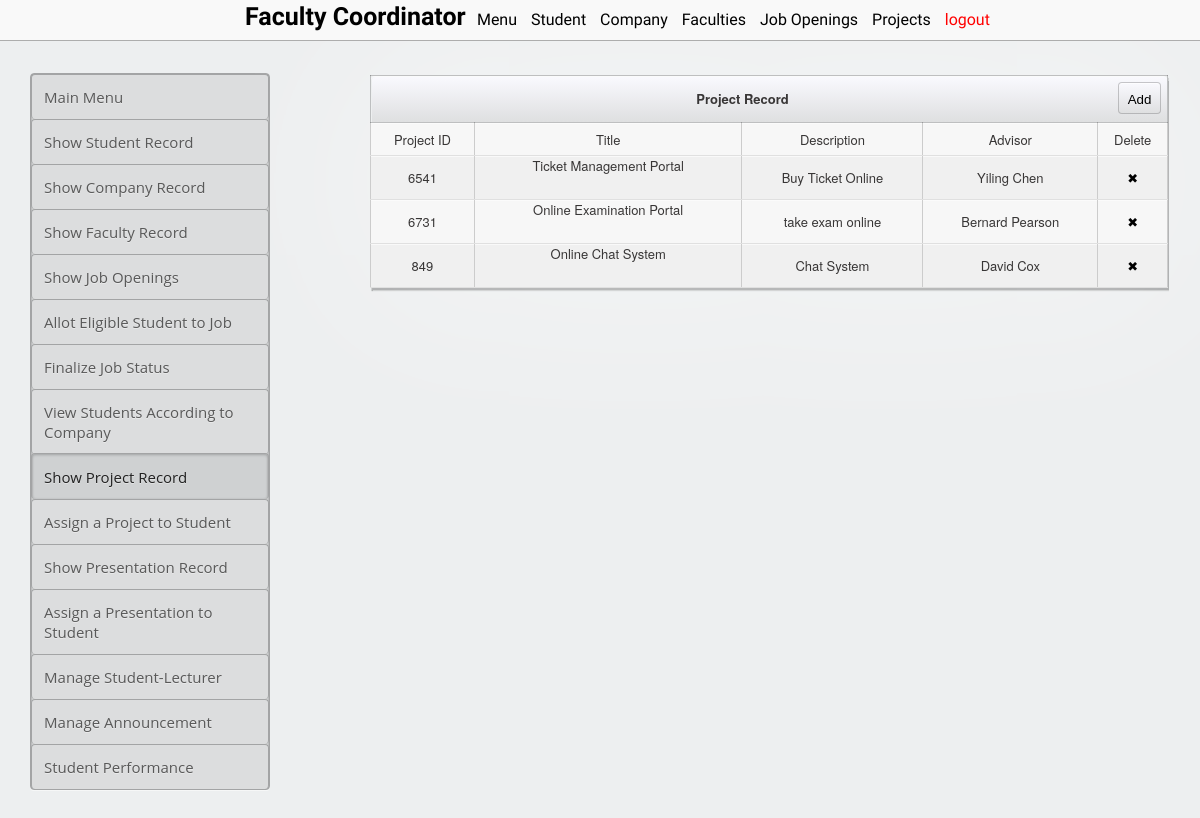
/coordinator/project_show.php, run on the app's committed database.
### tables this page shows
CREATE TABLE `project_db` (
  `project_id` varchar(14) NOT NULL DEFAULT '',
  `title` varchar(50) DEFAULT NULL,
  `description` varchar(100) DEFAULT NULL,
  `advisor` varchar(50) DEFAULT NULL
);

### coordinator/project_show.php (the view, shortened to what this page needs)
<?php
echo "
<!DOCTYPE html>
<html lang='en'>
<head>
    <link rel='stylesheet' href='../style_admin.css'>
    <link rel='stylesheet' href='../table.css'>
</head>
<body>
  <nav id='nav'>
    <ul>
        <div id='logo'>
            <b>Faculty Coordinator</b>
        </div>
        <li><a href='coordinator.php'>Menu</a></li>
        <li><a href='show_student.php'>Student </a></li>
        <li><a href='show_company.php'>Company</a></li>
        <li><a href='show_faculty.php'>Faculties</a></li>
        <li><a href='job_opening_show.php'>Job Openings</a></li>
        <li><a href='project_show.php'>Projects</a></li>
        <li align='right' ><a href='../logout.php' style='color:red;'>logout</a></li>
    </ul>
</nav>
<div id='main'>
    <div id='left'>
        <div id='sidebar'>
            <div class='menu'>
                <a href='coordinator.php'>
                    <div class='menu menu-item' id='student_tc'>
                        Main Menu
                    </div>
                </a>
                <a href='show_student.php'>
                    <div class='menu menu-item' id='student_tc'>
                        Show Student Record
                    </div>
                </a>
                <a href='show_company.php'>
                    <div class='menu menu-item' id='company_tc'>
                        Show Company Record
                    </div>
                </a>
                <a href='show_faculty.php'>
                    <div class='menu menu-item' id='faculty_tc'>
                        Show Faculty Record
                    </div>
                </a>
                <a href='job_opening_show.php'>
                    <div class='menu menu-item' id='company_tc'>
                        Show Job Openings
                    </div>
                </a>
                <a href='prospect_status_edit.php'>
                    <div class='menu menu-item' id='faculty_tc'>
                        Allot Eligible Student to Job
                    </div>
                </a>
                <a href='company_response_status.php' >
                    <div class='menu menu-item' id='faculty_tc'>
                        Finalize Job Status
                    </div>
                </a>
                <a href='company_student_selected.php' >
                    <div class='menu menu-item' id='faculty_tc'>
                        View Students According to Company
                    </div>
                </a>
                <a href='project_show.php'>
                    <div class='menu menu-item' id='faculty_tc' style='box-shadow: inset 0px 1px 3px rgba(0,0,0,0.2), inset 0 0 3px rgba(0,0,0,0.05);
                    color: #212121;
                    margin-top: -1px;
                    padding-top: 13px;
                    background: rgba(0,0,0,0.06);'>
                        Show Project Record
                    </div>
                </a>
                <a href='project_allot.php'>
                    <div class='menu menu-item' id='faculty_tc'>
                        Assign a Project to Student
                    </div>
                </a>
                <a href='presentation_show.php'>
                    <div class='menu menu-item' id='faculty_tc'>
                        Show Presentation Record
                    </div>
                </a>
                <a href='presentation_allot.php'>
                    <div class='menu menu-item' id='faculty_tc'>
                        Assign a Presentation to Student
                </div>
                </a>
                <a href='fsvsupervisor_student_selected.php'>
                    <div class='menu menu-item' id='student_tc'>
                        Manage Student-Lecturer
                    </div>
                </a>
                <a href='announcement.php'>
                    <div class='menu menu-item' id='faculty_tc'>
                        Manage Announcement
                    </div>
                </a>
                <a href='marks.php'>
                    <div class='menu menu-item' id='faculty_tc'>
                        Student Performance
                    </div>
                </a>
            </div>
        </div>
    </div>
</div>
<div id='right'>
    <div class='table_container'>
        <div class='sub-table-container' >
            <table class='tc' >
                <thead>
                    <tr>
                        <th class='tpl-bar-breadcrumbs' colspan='5'>Project Record
                            <a href='project_add.php' title='Add a Project to record'><button class='edit-button' style='visibility:visible;width: 43px;height: 32px;line-height: 32px;margin: 5px;'>Add</button></a></th>
                        </tr>
                    </thead>
                    <tbody>
                        <tr class='row'>
                            <td class='item'>Project ID</td>
                            <td class='item'>Title</td>
                            <td class='item'>Description</td>
                            <td class='item'>Advisor</td>
                            <td class='item'>Delete</td>
                        </tr>";
                        require "../connection.php";
                        $str="select * from project_db;";
                        $result=mysqli_query($con, $str);
                        $x=1;
                        while($row=mysqli_fetch_array($result)) {
                            if($x==1) {
                                $x=0;
                                echo "<tr   class='row'>
                                <td class='item alter'>$row[0]</td>
                                <td class='item alter'>$row[1]<a href='project_view_details.php?id=$row[0]'><button class='edit-button' >View</button><a href='project_edit.php?project_id=$row[0]'><button class='edit-button' >Edit</button></a></td>
                                <td class='item alter'>$row[2]</td>
                                <td class='item alter'>$row[3]</td>
                                <td class='item alter'><a href='delete_record.php?file=project_show.php&table=project_db&pkey_name=project_id&key=$row[0]' title='Delete this project from record'>✖</a></td>
                            </tr>";
                        }
                        else {
                            $x=1;
                            echo "<tr   class='row'>
                            <td class='item'>$row[0]</td>
                            <td class='item'>$row[1]<a href='project_view_details.php?id=$row[0]'><button class='edit-button' >View</button><a href='project_edit.php?project_id=$row[0]'><button class='edit-button' >Edit</button></a></td>
                            <td class='item'>$row[2]</td>
                            <td class='item'>$row[3]</td>
                            <td class='item'><a href='delete_record.php?file=project_show.php&table=project_db&pkey_name=project_id&key=$row[0]' title='Delete this project from record'>✖</a></td>
                        </tr>";
                    }
                }
                echo "
                </tbody>
            </table>
        </div>
    </div>
</div>
</div>
</body>
</html>";
?>

### style_admin.css (style rules this page uses)
body, html { margin: 0px auto; width: 100%; }
#nav { position: fixed; height: 40px; width: 100%; font-family: "open sans light", "Helvetica Neue", Helvetica, arial, sans-serif; background: #F9F9F9; border-bottom: 1px solid #ADADAD; text-align: center; }
li { display: inline-block; padding-left: 5px; padding-right: 5px; padding-top: 10px; padding-bottom: 10px; }
a { color: black; text-decoration: none; }
#nav li { text-decoration: none; color: #000000; }
#nav ul { margin-top: 0px; }
#logo { display: inline; font-size: 25px; text-align: left; }
#main { padding-top: 43px; width: '100%'; margin: 0 auto; }
#left { float: left; width: 25%; }
#right { float: right; width: 75%; }
#nav { z-index:50; }
#main { z-index: 5; }

### coordinator/project_show.php (style rules this page uses)
body { font-family: 'open sans', 'Helvetica Neue', Helvetica, arial, sans-serif; background: #EDEFF0; }
.table_container table { width: 100%; }
td a { display:block; text-decoration:none; }

### data on the page
project_db: project_id "6541", title "Ticket Management Portal", description "Buy Ticket Online", advisor "Yiling Chen"
project_db: project_id "6731", title "Online Examination Portal", description "take exam online", advisor "Bernard Pearson"
project_db: project_id "849", title "Online Chat System", description "Chat System", advisor "David Cox"
